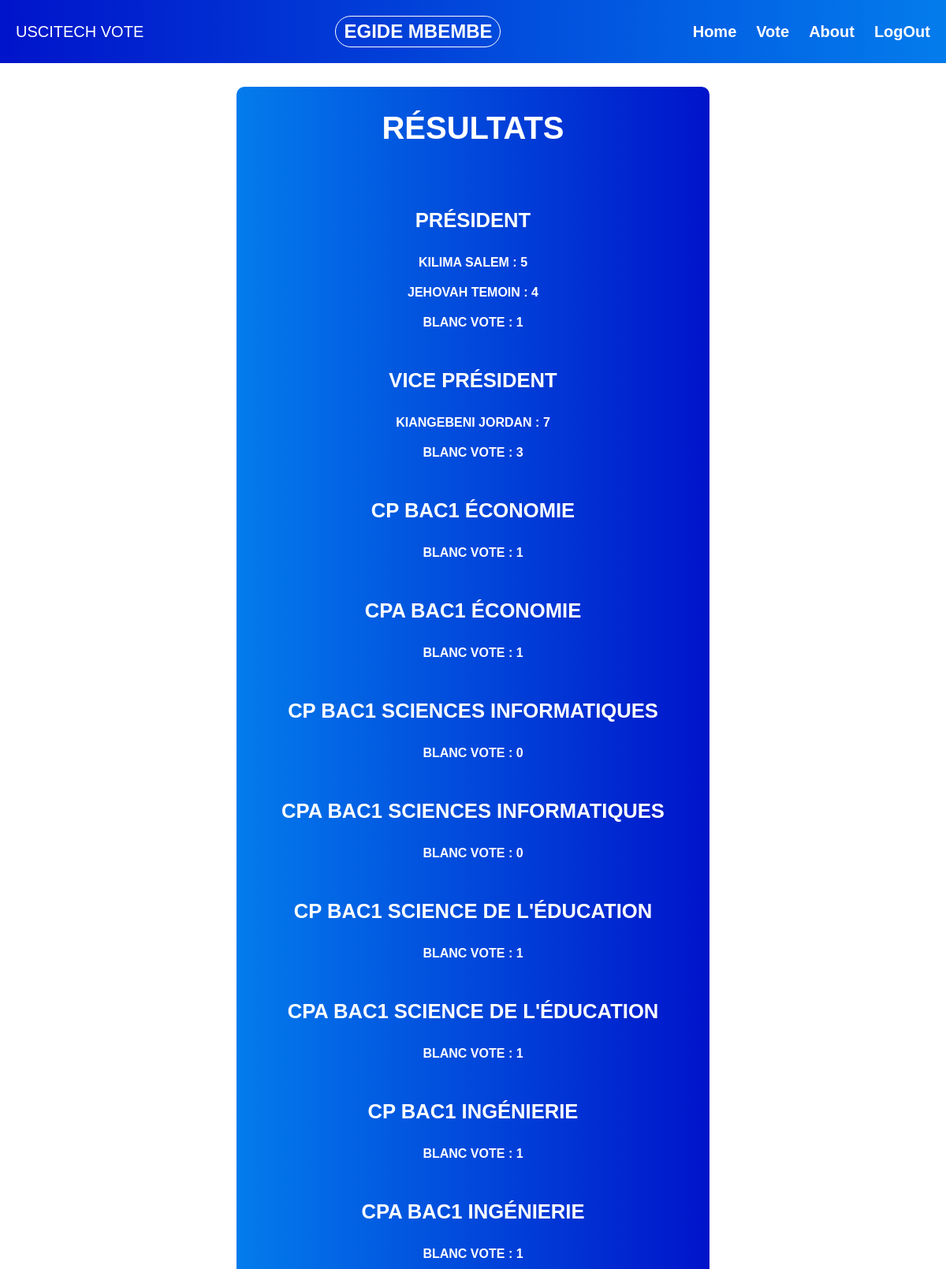
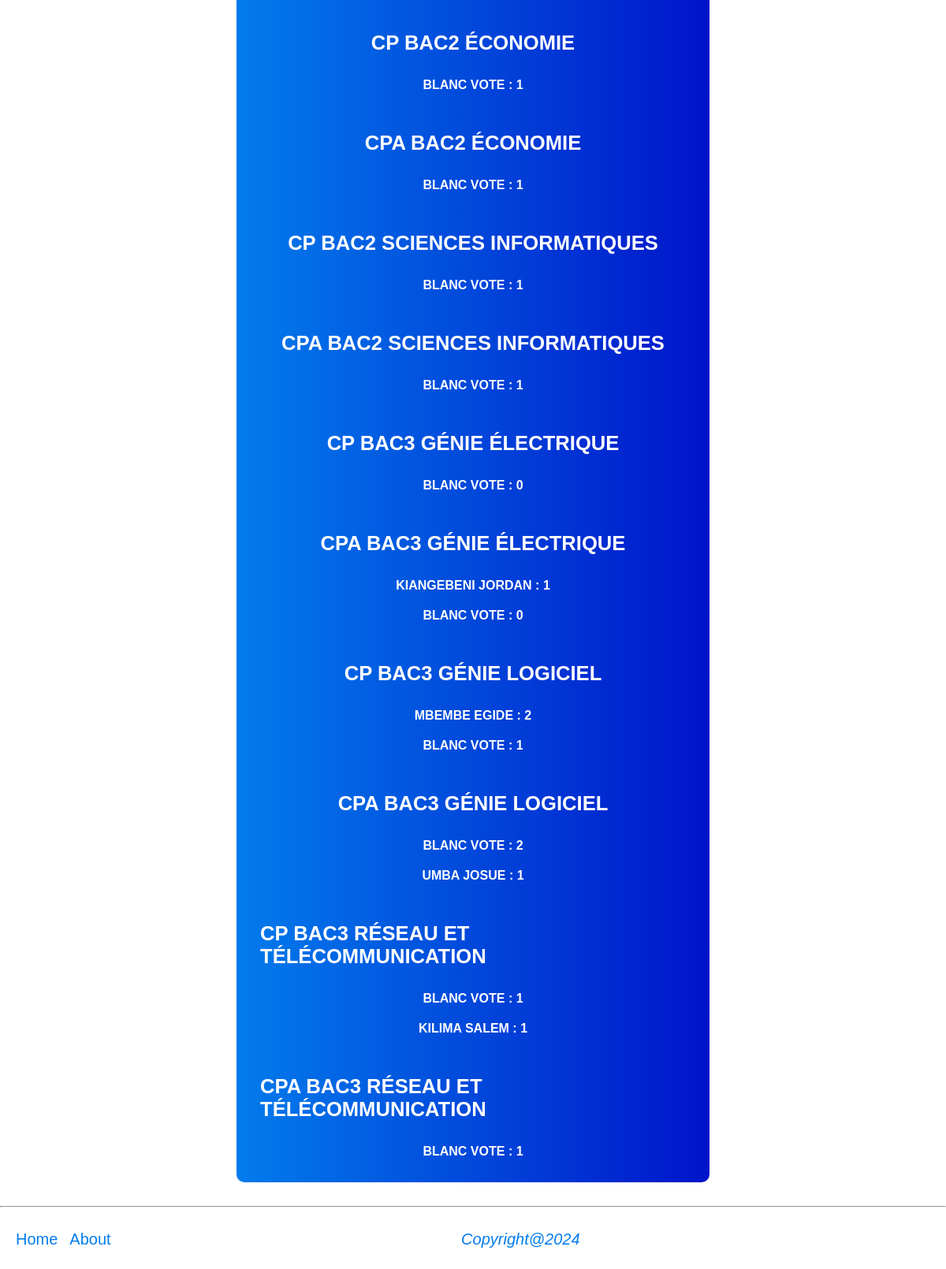
Page /results_form.php (signed in) on the committed database (2 pictures, top to bottom).
### tables this page shows
CREATE TABLE `candidat` (
  `id` int(11) NOT NULL,
  `etudiant` int(11) NOT NULL,
  `poste` int(11) NOT NULL
);

CREATE TABLE `vote_2` (
  `id` int(11) NOT NULL,
  `nom` varchar(256) NOT NULL,
  `voix` int(11) NOT NULL
);

### treat_candidat.php (called while the page is built, shortened)
<?php
require_once(__DIR__ ."/dbconnection.php");
require_once(__DIR__ ."/results.php");
$presidences= $mysqlClient-> prepare("SELECT * FROM vote_2 ORDER BY voix DESC");
$presidences-> execute();
$presidences= $presidences-> fetchAll();

### fonctions.php (called while the page is built, shortened)
<?php
function getPresidenceVote($mysqlClient, $titre) {
    $query= "SELECT c.id AS id, CONCAT(e.nom, ' ', e.prenom) AS nom, COUNT(v.candidat) AS voix
            FROM etudiant e
            LEFT JOIN candidat c ON e.id = c.etudiant
            LEFT JOIN vote v ON c.id = v.candidat
            LEFT JOIN poste p ON p.id = c.poste
            WHERE p.titre = :titre
            GROUP BY e.nom
            ORDER BY voix DESC";
    $stmt= $mysqlClient-> prepare($query);
    $stmt->execute(['titre' => $titre]) or die(print_r($mysqlClient->errorInfo()));
    $result= $stmt->fetchAll();
    return $result;
}
function getCpsVote($mysqlClient, $titre, $promotion, $options) {
    $query= "SELECT CONCAT(e.nom, ' ', e.prenom) AS nom, COUNT(v.candidat) AS voix
            FROM etudiant e
            LEFT JOIN candidat c ON e.id = c.etudiant
            LEFT JOIN vote v ON c.id = v.candidat
            LEFT JOIN poste p ON p.id = c.poste
            WHERE p.titre = :titre AND e.promotion= :promotion AND e.options= :options
            GROUP BY e.nom
            ORDER BY voix DESC";
    $stmt= $mysqlClient-> prepare($query);
    $stmt->execute(['titre' => $titre, 'promotion' => $promotion, 'options' => $options]) or die(print_r($mysqlClient->errorInfo()));
    $result= $stmt->fetchAll();
    return $result;
}
?>

### results.php (called while the page is built, shortened)
<?php
require_once(__DIR__ ."/fonctions.php");
$presidence= getPresidenceVote($mysqlClient, 'president');
$vice_presidence= getPresidenceVote($mysqlClient, 'vice president');
$cp_bac1_economie= getCpsVote($mysqlClient, 'cp', 'bac1', 'economie');
$cp_bac1_ingenierie= getCpsVote($mysqlClient, 'cp', 'bac1', 'ingenierie');
$cp_bac1_education= getCpsVote($mysqlClient, 'cp', 'bac1', 'science education');
$cp_bac1_informatique= getCpsVote($mysqlClient, 'cp', 'bac1', 'sciences informatiques');
$cpa_bac1_economie= getCpsVote($mysqlClient, 'cpa', 'bac1', 'economie');
$cpa_bac1_ingenierie= getCpsVote($mysqlClient, 'cpa', 'bac1', 'ingenierie');
$cpa_bac1_education= getCpsVote($mysqlClient, 'cpa', 'bac1', 'science education');
$cpa_bac1_informatique= getCpsVote($mysqlClient, 'cpa', 'bac1', 'sciences informatiques');
$cp_bac2_economie= getCpsVote($mysqlClient, 'cp', 'bac2', 'economie');
$cp_bac2_informatique= getCpsVote($mysqlClient, 'cp', 'bac2', 'sciences informatiques');
$cpa_bac2_economie= getCpsVote($mysqlClient, 'cpa', 'bac2', 'economie');
$cpa_bac2_informatique= getCpsVote($mysqlClient, 'cpa', 'bac2', 'sciences informatiques');
$cp_bac3_genielogiciel= getCpsVote($mysqlClient, 'cp', 'bac3', 'genie logiciel');
$cp_bac3_reseau= getCpsVote($mysqlClient, 'cp', 'bac3', 'reseau telecommunication');
$cp_bac3_genieelectrique= getCpsVote($mysqlClient, 'cp', 'bac3', 'genie electrique');
$cpa_bac3_genielogiciel= getCpsVote($mysqlClient, 'cpa', 'bac3', 'genie logiciel');
$cpa_bac3_reseau= getCpsVote($mysqlClient, 'cpa', 'bac3', 'reseau telecommunication');
$cpa_bac3_genieelectrique= getCpsVote($mysqlClient, 'cpa', 'bac3', 'genie electrique');
?>

### results_form.php (the view, shortened to what this page needs)
<?php
require_once(__DIR__ ."/results.php");
require_once(__DIR__ ."/treat_candidat.php");
?>
<!DOCTYPE html>
<html lang="en">
<head>
    <link rel="stylesheet" href="styles/style.css">
    <link rel="stylesheet" href="styles/style2.css">
</head>
<body>
    <?php require_once(__DIR__ . "/header.php") ?>
    <section class="section-results">
        <h1>résultats</h1>
        <div>
            <h2>président</h2>
            <?php foreach($presidences as $president): ?>
                <p><?php echo $president["nom"]; ?> : <?php echo $president["voix"]; ?></p>
            <?php endforeach; ?>
        </div>
        <div>
            <h2>vice président</h2>
            <?php foreach($vice_presidence as $vice_president): ?>
                <p><?php echo $vice_president["nom"]; ?> : <?php echo $vice_president["voix"]; ?></p>
            <?php endforeach; ?>
        </div>
        <div>
            <h2>cp bac1 économie</h2>
            <?php foreach($cp_bac1_economie as $cp): ?>
                <p><?php echo $cp["nom"]; ?> : <?php echo $cp["voix"]; ?></p>
            <?php endforeach; ?>
        </div>
        <div>
            <h2>cpa bac1 économie</h2>
            <?php foreach($cpa_bac1_economie as $cpa): ?>
                <p><?php echo $cpa["nom"]; ?> : <?php echo $cpa["voix"]; ?></p>
            <?php endforeach; ?>
        </div>
        <div>
            <h2>cp bac1 sciences informatiques</h2>
            <?php foreach($cp_bac1_informatique as $cp): ?>
                <p><?php echo $cp["nom"]; ?> : <?php echo $cp["voix"]; ?></p>
            <?php endforeach; ?>
        </div>
        <div>
            <h2>cpa bac1 sciences informatiques</h2>
            <?php foreach($cpa_bac1_informatique as $cpa): ?>
                <p><?php echo $cpa["nom"]; ?> : <?php echo $cpa["voix"]; ?></p>
            <?php endforeach; ?>
        </div>
        <div>
            <h2>cp bac1 science de l'éducation</h2>
            <?php foreach($cp_bac1_education as $cp): ?>
                <p><?php echo $cp["nom"]; ?> : <?php echo $cp["voix"]; ?></p>
            <?php endforeach; ?>
        </div>
        <div>
            <h2>cpa bac1 science de l'éducation</h2>
            <?php foreach($cpa_bac1_education as $cpa): ?>
                <p><?php echo $cpa["nom"]; ?> : <?php echo $cpa["voix"]; ?></p>
            <?php endforeach; ?>
        </div>
        <div>
            <h2>cp bac1 ingénierie</h2>
            <?php foreach($cp_bac1_ingenierie as $cp): ?>
                <p><?php echo $cp["nom"]; ?> : <?php echo $cp["voix"]; ?></p>
            <?php endforeach; ?>
        </div>
        <div>
            <h2>cpa bac1 ingénierie</h2>
            <?php foreach($cpa_bac1_ingenierie as $cpa): ?>
                <p><?php echo $cpa["nom"]; ?> : <?php echo $cpa["voix"]; ?></p>
            <?php endforeach; ?>
        </div>
        <div>
            <h2>cp bac2 économie</h2>
            <?php foreach($cp_bac2_economie as $cp): ?>
                <p><?php echo $cp["nom"]; ?> : <?php echo $cp["voix"]; ?></p>
            <?php endforeach; ?>
        </div>
        <div>
            <h2>cpa bac2 économie</h2>
            <?php foreach($cpa_bac2_economie as $cpa): ?>
                <p><?php echo $cpa["nom"]; ?> : <?php echo $cpa["voix"]; ?></p>
            <?php endforeach; ?>
        </div>
        <div>
            <h2>cp bac2 sciences informatiques</h2>
            <?php foreach($cp_bac2_informatique as $cp): ?>
                <p><?php echo $cp["nom"]; ?> : <?php echo $cp["voix"]; ?></p>
            <?php endforeach; ?>
        </div>
        <div>
            <h2>cpa bac2 sciences informatiques</h2>
            <?php foreach($cpa_bac2_informatique as $cpa): ?>
                <p><?php echo $cpa["nom"]; ?> : <?php echo $cpa["voix"]; ?></p>
            <?php endforeach; ?>
        </div>
        <div>
            <h2>cp bac3 génie électrique</h2>
            <?php foreach($cp_bac3_genieelectrique as $cp): ?>
                <p><?php echo $cp["nom"]; ?> : <?php echo $cp["voix"]; ?></p>
            <?php endforeach; ?>
        </div>
        <div>
            <h2>cpa bac3 génie électrique</h2>
            <?php foreach($cpa_bac3_genieelectrique as $cpa): ?>
                <p><?php echo $cpa["nom"]; ?> : <?php echo $cpa["voix"]; ?></p>
            <?php endforeach; ?>
        </div>
        <div>
            <h2>cp bac3 génie logiciel</h2>
            <?php foreach($cp_bac3_genielogiciel as $cp): ?>
                <p><?php echo $cp["nom"]; ?> : <?php echo $cp["voix"]; ?></p>
            <?php endforeach; ?>
        </div>
        <div>
            <h2>cpa bac3 génie logiciel</h2>
            <?php foreach($cpa_bac3_genielogiciel as $cpa): ?>
                <p><?php echo $cpa["nom"]; ?> : <?php echo $cpa["voix"]; ?></p>
            <?php endforeach; ?>
        </div>
        <div>
            <h2>cp bac3 réseau et télécommunication</h2>
            <?php foreach($cp_bac3_reseau as $cp): ?>
                <p><?php echo $cp["nom"]; ?> : <?php echo $cp["voix"]; ?></p>
            <?php endforeach; ?>
        </div>
        <div>
            <h2>cpa bac3 réseau et télécommunication</h2>
            <?php foreach($cpa_bac3_reseau as $cpa): ?>
                <p><?php echo $cpa["nom"]; ?> : <?php echo $cpa["voix"]; ?></p>
            <?php endforeach; ?>
        </div>
    </section>
    <?php require_once(__DIR__ . "/footer.php") ?>
</body>
</html>

### styles/style.css (style rules this page uses)
* { margin: 0; padding: 0; box-sizing: border-box; font-family: 'Poppins', sans-serif; }

### styles/style2.css (style rules this page uses)
.section-results { display: flex; flex-direction: column; justify-content: center; align-items: center; text-transform: uppercase; width: 50vw; margin: 30px auto; padding: 30px; background-image: linear-gradient(to right, rgb(3, 124, 236), rgb(0, 20, 202)); color: white; border-radius: 10px; gap: 50px; }
.section-results h1 { font-size: 2.5em; margin-bottom: 30px; }
.section-results div { display: flex; flex-direction: column; justify-content: center; align-items: center; gap: 20px; }
.section-results h2 { font-size: 1.6em; margin-bottom: 10px; }
.section-results p { font-weight: 600; }

### rows in the picture
candidat: nom "KILIMA SALEM", voix "5"
vote_2: nom "JEHOVAH TEMOIN", voix "4"
vote_2: nom "BLANC VOTE", voix "1"
candidat: nom "KIANGEBENI JORDAN", voix "7"
candidat: nom "BLANC VOTE", voix "3"

### other values in the picture
$_SESSION['logged_student']['prenom'] "EGIDE"
$_SESSION['logged_student']['nom'] "MBEMBE"
$cp["nom"] "BLANC VOTE"
$cp["voix"] "1"
$cpa["nom"] "BLANC VOTE"
$cpa["voix"] "1"
$cp["voix"] "0"
$cpa["voix"] "0"
$cpa["nom"] "KIANGEBENI JORDAN"
$cp["nom"] "MBEMBE EGIDE"
$cp["voix"] "2"
$cpa["voix"] "2"
$cpa["nom"] "UMBA JOSUE"
$cp["nom"] "KILIMA SALEM"
